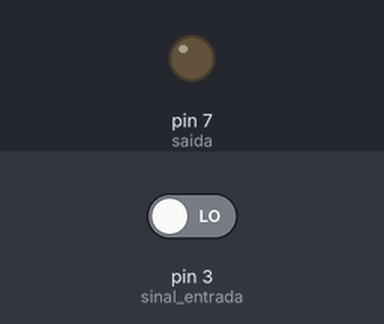
Recording of a sketch running on a simulated Arduino Uno, built with avr-gcc and run on an emulated ATmega328P. On the bench: output pins drawn as LEDs (lit = HIGH). The inputs (shaded band) are chosen by the test bench; at power-on: pin 3 (sinal_entrada) LOW.

Above: at 20.5 s.
Timing chart, 0 to 53.4 s (numbered marks = the images above):
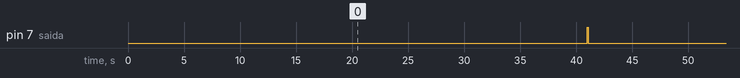

The sketch:

timer.ino
```cpp
#include <TimerOne.h>

#define sinal_entrada 3
#define saida 7

#define tempo 40; // tempo em segundos
int contador;

void setup() {

  pinMode(saida, OUTPUT);
  digitalWrite(saida, LOW);
  attachInterrupt(digitalPinToInterrupt(sinal_entrada), reinicia_timer, RISING);

  contador = tempo;
  Timer1.initialize(1000000);
  Timer1.attachInterrupt(conta_tempo);
}

void loop() {

}

void conta_tempo(){

  contador--;

  if(contador < 0){
    contador = tempo;
    digitalWrite(saida, HIGH);
    delay(10000);
    digitalWrite(saida, LOW);
    reinicia_timer();
  }

}

void reinicia_timer(){
  contador = tempo;
  Timer1.start();
  Timer1.attachInterrupt(conta_tempo);
  digitalWrite(saida, LOW);
}
```

Measured:
- by itself, pin 7 (saida): alternates HIGH for 0.05 s and LOW for 41.0 s
